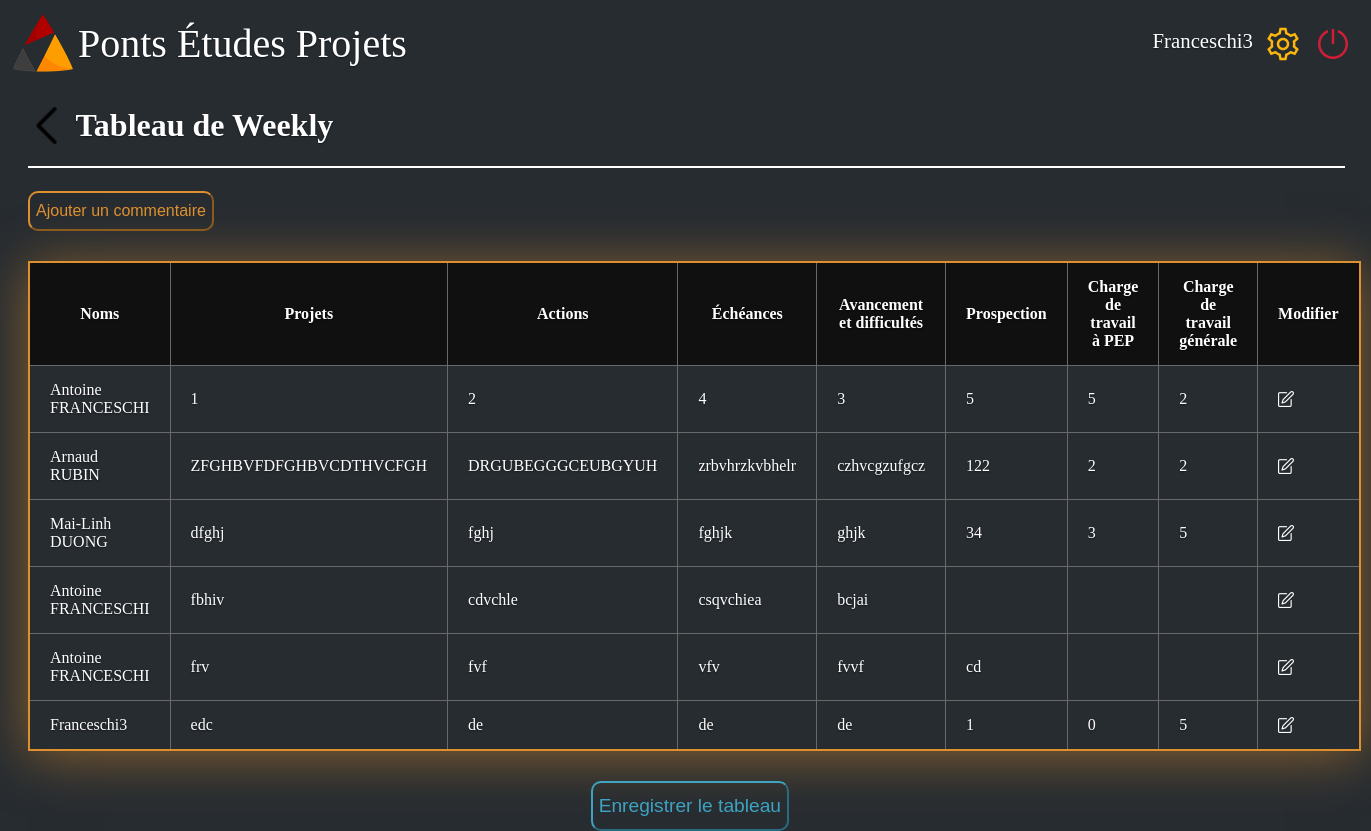
/weekly/Franceschi3, run on the app's committed database.
### web/site.py (models this page shows, shortened)
class db_weekly(db.Model):
    _id = db.Column("id", db.Integer, primary_key= True)
    name = db.Column(db.String(100))
    projet = db.Column(db.String(300))
    action = db.Column(db.String(300))
    echeance = db.Column(db.String(100))
    avancement = db.Column(db.String(100))
    travail_pep = db.Column(db.Integer)
    travail_gene = db.Column(db.Integer)
    prospection = db.Column(db.String(100))

### web/site.py (the view)
@app.route('/weekly/<name>',methods=["GET","POST"])
def weekly(name):
    if True:
        con = sqlite3.connect("users.sqlite3")
        script_dir = os.path.dirname(__file__)
        rel_path = "/static/bdd_weekly1.csv'"
        abs_file_path = os.path.join(script_dir, rel_path)
        outfile = open("static/bdd_weekly.csv", 'w')
        outcsv = csv.writer(outfile)
        cursor = con.execute('select * from db_weekly')
        outcsv.writerow(x[0] for x in cursor.description)
        outcsv.writerows(cursor.fetchall())
        outfile.close()
    return render_template("tableau_weekly-2.html", name=name, BDD_commentaire=db_weekly.query.all())

### web/templates/tableau_weekly-2.html (shortened to what this page needs)
<!DOCTYPE html>
<html>
    <head>
        <link rel="stylesheet" href={{ url_for('static', filename='style_tableau_weekly1.css') }}/>
    </head>
    <body>
        <div class="barre_principale">
            <div class="logo_junior">
                <a href="/home/{{name}}">
                    <img class= "logo_pep" src={{ url_for('static', filename='PEPLOGO.png') }}  alt= "Logo pep"/>
                    <div class="Junior">Ponts Études Projets</div>
                </a>
            </div>
            <div>
                <nav>
                    <ul class="navbar-nav">
                        <li class="user_name"><a class="user" href="#">{{name}}</a></li>
                        <li class="nav-item"><a href="#"><img src={{ url_for('static', filename='settings.png') }} alt="bouton reglage" ></a></li>
                        <li class="nav-item"><a href='/login'><img src={{ url_for('static', filename='shutdown.png') }} alt="bouton shutdown" ></a></li>
                    </ul>
                </nav>
            </div>
        </div>
        <br>
        <div class="page_margins">
            <h1 class="page_title">
                <a href="/home/{{name}}">
                    <img src={{ url_for('static', filename='back1.png') }} alt="bouton retour">
                </a>
                &nbsp; Tableau de Weekly
            </h1>
            <hr color="white" style="width: 100%;">
            <div class="ajouter">
                <button onclick="window.location.href = '/weekly/{{name}}/add';" type="button" class="Ajouter"> Ajouter un commentaire </button>
            </div>
            <table class="tableau-style">
                <thead>
                    <tr>
                        <th>Noms</th>
                        <th>Projets</th>
                        <th>Actions</th>
                        <th>Échéances</th>
                        <th>Avancement et difficultés</th>
                        <th>Prospection</th>
                        <th>Charge de travail à PEP</th>
                        <th>Charge de travail générale</th>
                        <th>Modifier</th>
                    </tr>
                </thead>
                <tbody class="case">
                    {% for commentaire in BDD_commentaire %}
                        <tr>
                            <td>{{commentaire.name}}</td>
                            <td>{{commentaire.projet}}</td>
                            <td>{{commentaire.action}}</td>
                            <td>{{commentaire.echeance}}</td>
                            <td>{{commentaire.avancement}}</td>
                            <td>{{commentaire.prospection}}</td>
                            <td>{{commentaire.travail_pep}}</td>
                            <td>{{commentaire.travail_gene}}</td>
                            <td><a href ='/weekly/{{name}}/{{commentaire._id}}/modify_delete'><img src={{ url_for('static', filename='edit1.png') }} class="edit" height="16" width="16" ></a></td>
                        </tr>
                    {% endfor %}
                </tbody>
            </table>
        </div>
        <div class="center">
            <a href={{ url_for('static', filename='bdd_weekly1.csv') }} download><button class="pdf" type="button">Enregistrer le tableau</button></a>
        </div>
    </body>
</html>

### web/static/style_tableau_weekly1.css (style rules this page uses)
html { height: 100%; width: 100%; background-color : #272C31; }
body { background-color : #272C31; height: 100%; background-color: transparent; color: white; text-shadow: 0 .05rem .1rem rgba(0, 0, 0, .5); }
.barre_principale { height: 60px; display: flex; justify-content: space-between; }
.logo_pep { width: 60px; height: 60px; }
ul { list-style-type: none; display:flex; text-decoration:none; }
.logo_pep { float: left; margin: 5px; }
.user_name { margin-top:5px ; }
.Junior { margin-top: 12px; display: flex; font-size: 250%; }
nav a { font-size: 1.3em; color: white; text-shadow: 0 .05rem .1rem rgba(0, 0, 0, .5); text-decoration: none; }
nav li { margin-right: 10px; }
a { text-decoration:none; color:white; display:flex; }
.page_margins { margin-left: 20px; margin-right: 20px; }
.page_title { display: flex; }
.tableau-style { border-collapse: collapse; min-width: 100%; box-shadow: 0 5px 50px rgba(223, 143, 46, 0.529); cursor: pointer; margin: 30px auto; border: 2px solid rgb(223, 144, 46); }
thead tr { background-color: rgb(16, 16, 16); }
th, td { padding: 15px 20px; }
tbody, tr, td, th { border: 1px solid #696969; }
div.center { text-align: center; margin: 30px auto; }
.pdf { margin-left: 43%; font-size: larger; border-radius: 10px; height: 50px; border-color:rgba(66, 194, 233, 0.797); background-color: transparent; color:rgba(66, 194, 233, 0.797); }
.Ajouter { margin-top: 15px; font-size: medium; border-radius: 10px; height: 40px; border-color: rgb(223, 144, 46); background-color: transparent; color:rgb(223, 144, 46); }

### data on the page
db_weekly: name "Franceschi3", projet "edc", action "de", echeance "de", avancement "de", prospection "1", travail_pep "0", travail_gene "5"
db_weekly: name "Antoine FRANCESCHI", projet "1", action "2", echeance "4", avancement "3", prospection "5", travail_pep "5", travail_gene "2"
db_weekly: name "Arnaud RUBIN", projet "ZFGHBVFDFGHBVCDTHVCFGH", action "DRGUBEGGGCEUBGYUH", echeance "zrbvhrzkvbhelr", avancement "czhvcgzufgcz", prospection "122", travail_pep "2", travail_gene "2"
db_weekly: name "Mai-Linh DUONG", projet "dfghj", action "fghj", echeance "fghjk", avancement "ghjk", prospection "34", travail_pep "3", travail_gene "5"
db_weekly: name "Antoine FRANCESCHI", projet "fbhiv", action "cdvchle", echeance "csqvchiea", avancement "bcjai"
db_weekly: name "Antoine FRANCESCHI", projet "frv", action "fvf", echeance "vfv", avancement "fvvf", prospection "cd"
